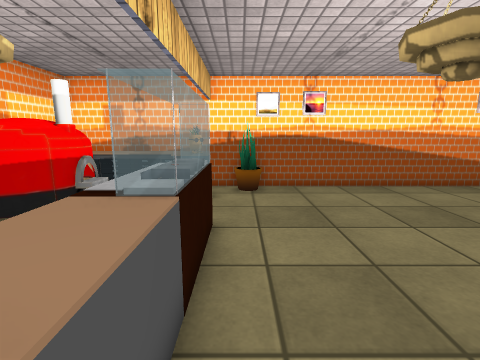
[1] (above)

12 first-person views from a walk through a Unity game level. The camera is 1.2 m above the floor, tilts 10° down and sees 85° across. The floor is counted in squares, 0.5 m on a side. Each view is taken from the middle of a square. On the plan, view 1 faces up. The plan holds only what a view shows up to about 18 squares ahead; the rest is blank. The player is left out. Some animated figures are not drawn. Some surface patterns are stand-ins.

[2]
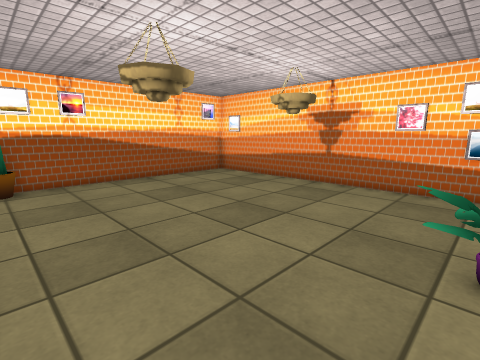

[3]
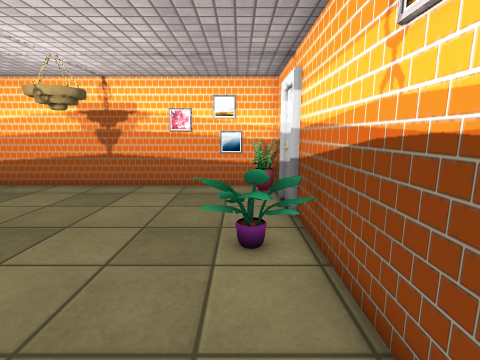

[4]
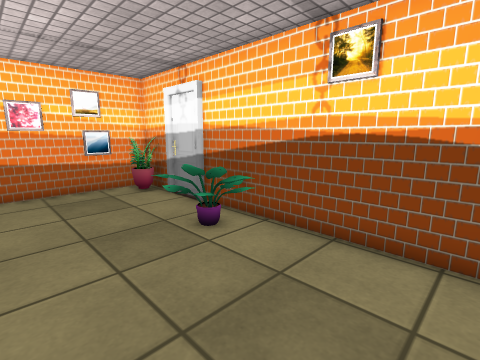

[5]
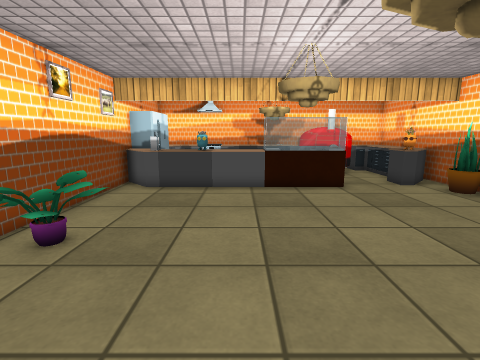

[6]
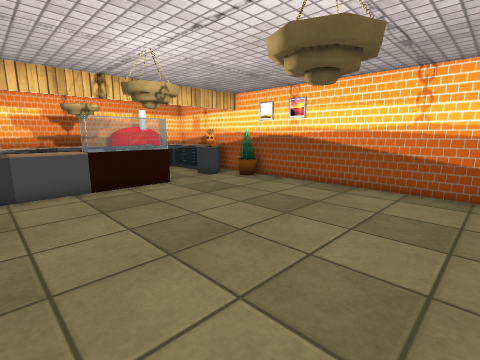

[7]
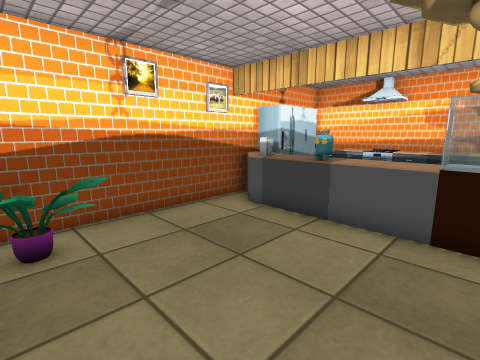

[8]
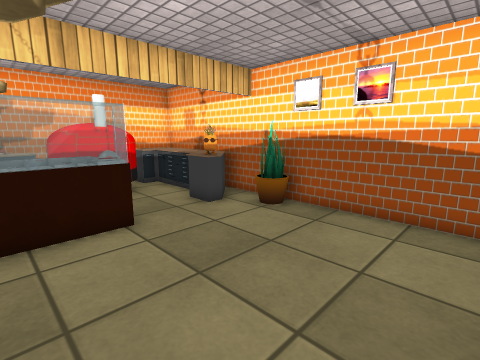

[9]
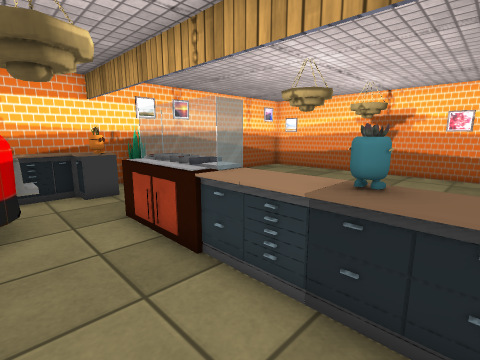

[10]
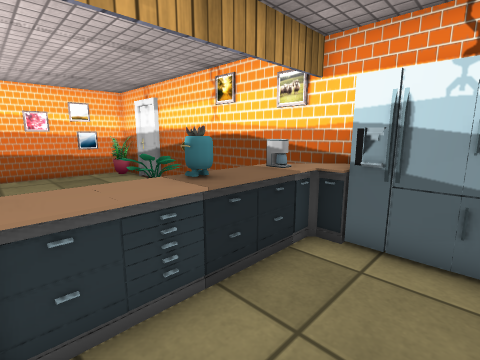

[11]
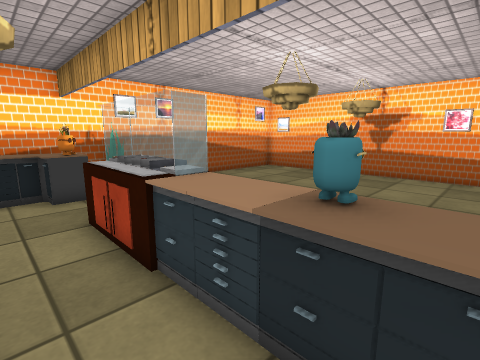

[12]
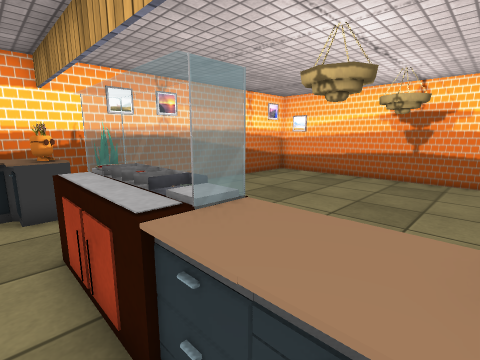

### Floor plan
Key: @ floor where view 1 was taken; # wall or solid block; . floor; = window, fence, low wall or low ledge; O other object.
Columns run from 7 left of view 1 to 12 right of it. Each row starts with its distance up from view 1.
 12    #################
 11   ###=.OO..........#
 10  ##=#O#............#
  9   #................#
  8   # ...............#
  7  ## .#=............#
  6  ##..#=............#
  5  ## .O=............#
  4 ###O.#=...#.....#..#
  3 #=...==............#
  2 #=...==............#
  1 #=...==............#
  0 #=...##@...........#
 -1 #=...==............#
 -2 ######=.....OO.....#
 -3     ### ....OO.  .O#
 -4       ##############

Positions as (right, up) in squares from view 1, and headings:
1: (0, 0), facing up
2: (0, -2), facing up-right
3: (0, -2), facing right
4: (0, 2), facing down-right
5: (11, 2), facing left
6: (11, 0), facing up-left
7: (6, 4), facing down-left
8: (6, 4), facing up-left
9: (-5, -1), facing up-right
10: (-5, 3), facing down-right
11: (-4, -1), facing up-right
12: (-3, 1), facing up-right
